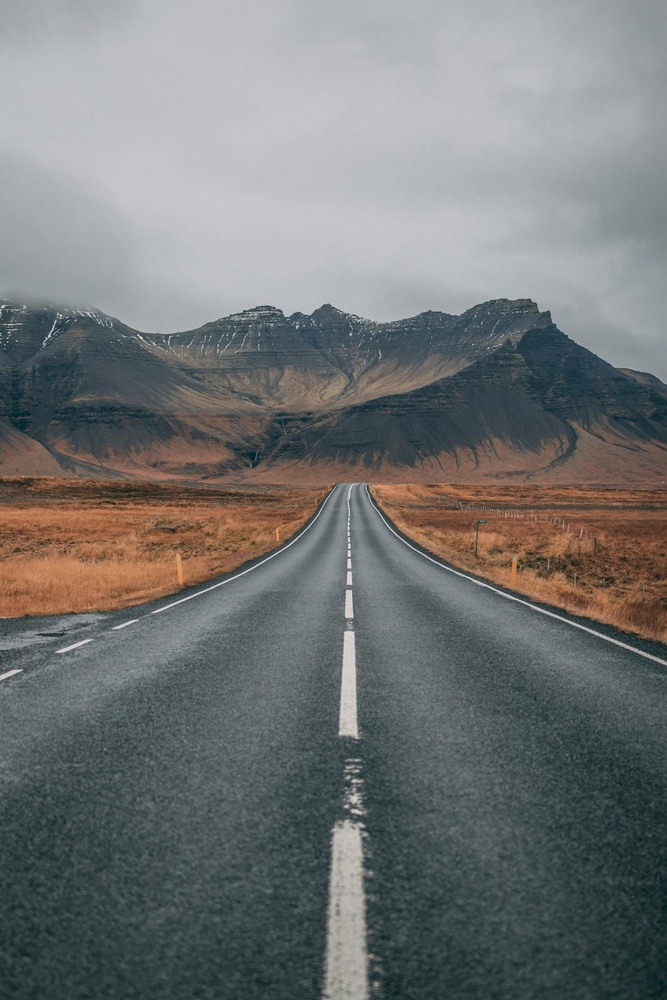
#> input picture Road.jpg, 667 x 1000 px, shrunk from 1280 x 1920 before the run
$ jupyter execute --allow-errors machine-vision.ipynb
#> lines starting #> are read from the running program, lines starting #| are printed output that depends on the picture
[cell 1]
import cv2
import matplotlib.pyplot as plt

1. Import the opencv model in python load images, display images, save and get the load image dimensions.

[cell 2]
image = cv2.imread('Road.jpg')  # Provide your image file path
#> image is the input picture: shape (1000, 667, 3); mean B, G, R 116.3, 117.2, 114.7
dimensions = image.shape
#> dimensions = (1000, 667, 3)
print(f"Dimensions are Height, Width, Channels = {dimensions}")
#| Dimensions are Height, Width, Channels = (1000, 667, 3)
# Convert the image from BGR (OpenCV default) to RGB (Matplotlib default)
image_rgb = cv2.cvtColor(image, cv2.COLOR_BGR2RGB)
plt.imshow(image_rgb)
plt.show()

2. Convert a colour image to grayscale. Display the change in dimensions between grayscale and colour images.

[cell 3]
image = cv2.imread('Flowers.jpg')
#> (the rest of this cell did not finish here and is left out)

3. View the indivitual channels of RGB images.

[cell 4]
image = cv2.imread('Valley.jpg')
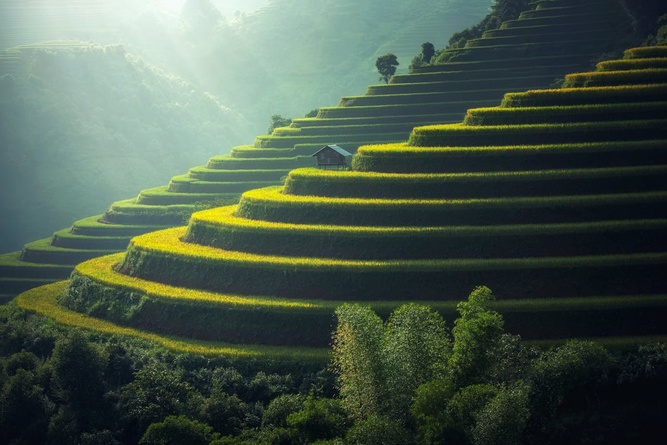
#> input picture Valley.jpg, 667 x 445 px, shrunk from 1280 x 854 before the run
#> image is the input picture: shape (445, 667, 3); mean B, G, R 74.3, 87.9, 72.6
(blue, green, red) = cv2.split(image)
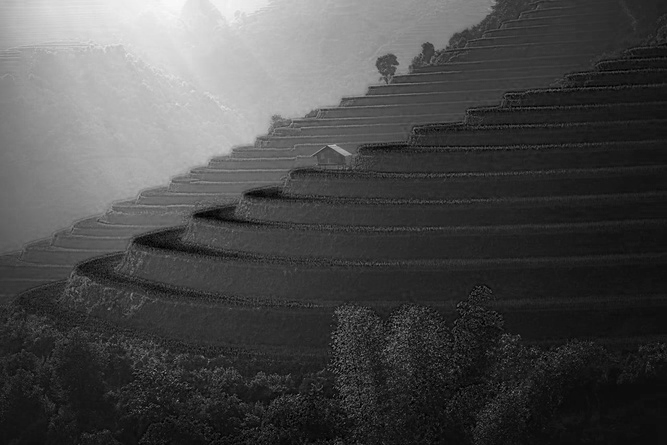
#> blue: shape (445, 667); min 0, max 250, mean 74.3
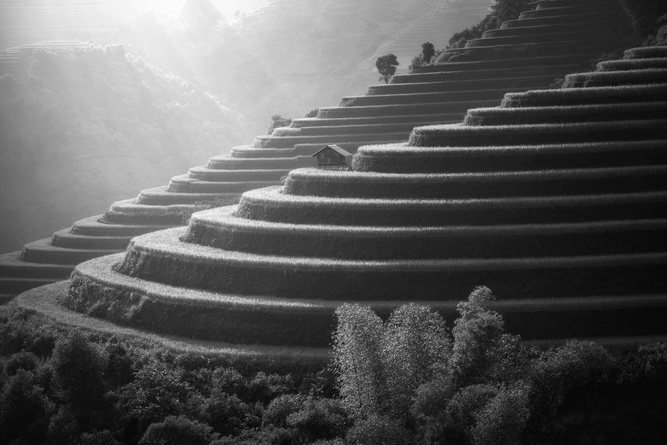
#> green: shape (445, 667); min 3, max 255, mean 87.9
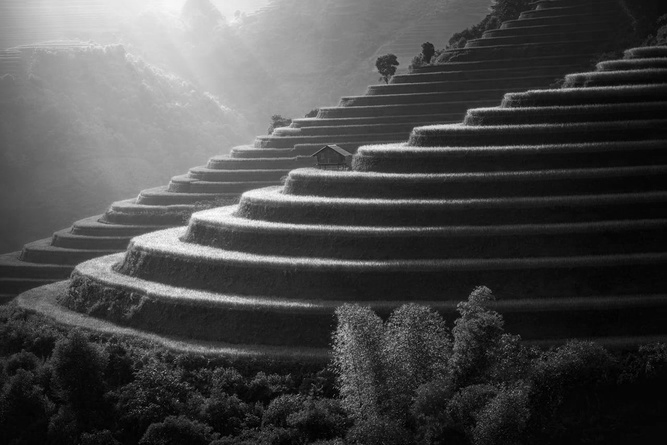
#> red: shape (445, 667); min 0, max 254, mean 72.6
image_rgb = cv2.cvtColor(image, cv2.COLOR_BGR2RGB)
#> image_rgb: shape (445, 667, 3)
plt.figure(figsize=(20, 13))

# Red channel
plt.subplot(1, 3, 1)
plt.imshow(red, cmap='Reds')
plt.title("Red Channel")
plt.axis('off')

# Green channel
plt.subplot(1, 3, 2)
plt.imshow(green, cmap='Greens')
plt.title("Green Channel")
plt.axis('off')

# Blue channel
plt.subplot(1, 3, 3)
plt.imshow(blue, cmap='Blues')
plt.title("Blue Channel")
plt.axis('off')

# Show the individual channel images
plt.show()
